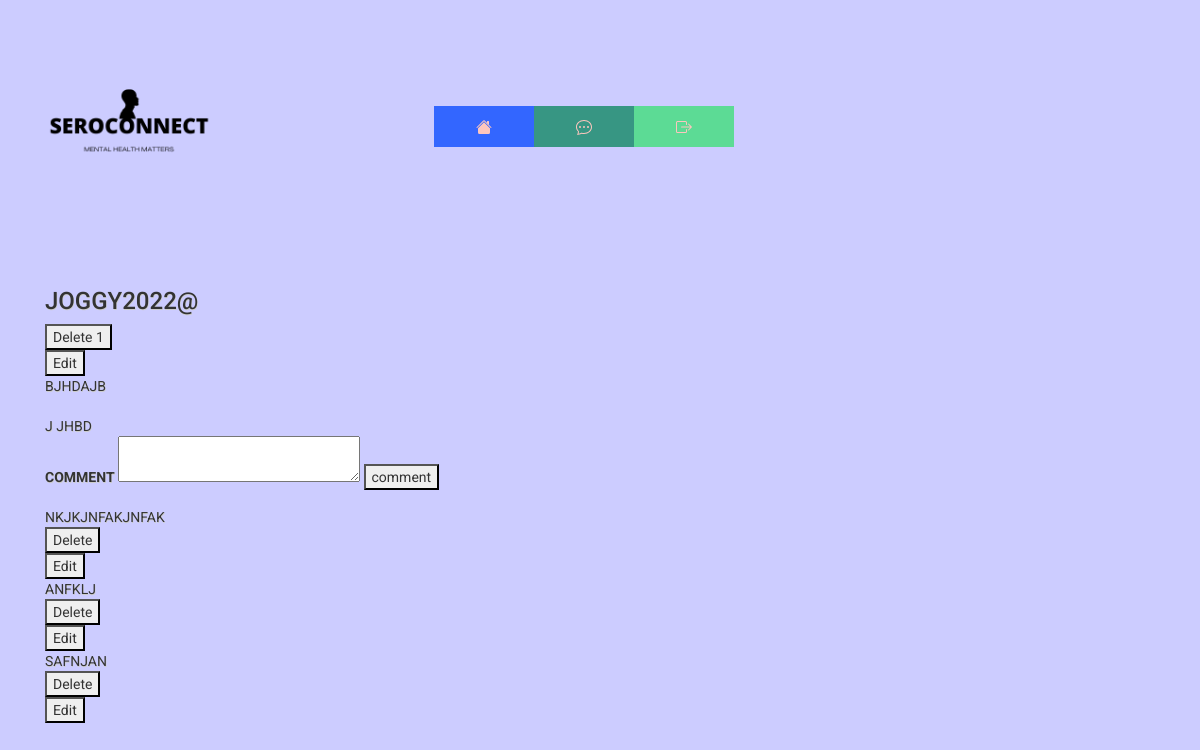
The app's page /comments/1?userid=1 (signed in), older data.
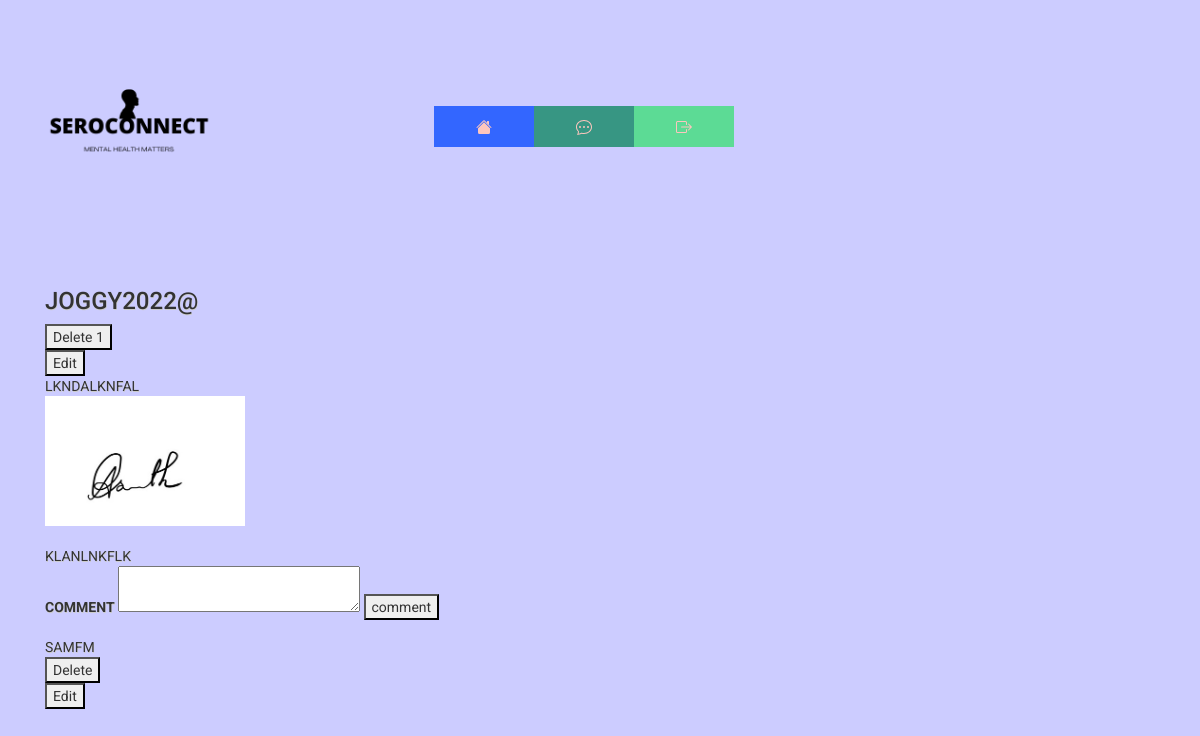
The same page, newer data.
### website/database/models.py (models this page shows)
class Post(db.Model):
    id=db.Column(db.Integer,primary_key=True)
    title = db.Column(db.String(100), nullable=False)
    content = db.Column(db.Text)
    user_id = db.Column(db.Integer, db.ForeignKey("user.id"))
    date=db.Column(db.DateTime(timezone=True), default=func.now())
    anonymous=db.Column(db.Boolean,nullable=False,default=False)
    owner=db.relationship('User',back_populates='Post')
    comments=db.relationship('Comment',back_populates='post',cascade='delete')
    image=db.relationship('Image',back_populates='post',cascade='delete')

class Comment(db.Model):
    __tablename__='comments'
    id = db.Column(db.Integer, primary_key=True)
    text= db.Column(db.Text,nullable=False)
    user_id = db.Column(db.Integer, db.ForeignKey('user.id'))
    post_id = db.Column(db.Integer, db.ForeignKey('post.id'))
    post = db.relationship("Post", back_populates="comments")

class Image(db.Model):
    id=db.Column(db.Integer,primary_key=True)
    image=db.Column(db.String(150))
    post=db.relationship('Post', back_populates='image')
    post_id = db.Column(db.Integer, db.ForeignKey('post.id'))

### website/post/comments/comments.py (the view)
@comments.route('/comments/<postid>',methods=['GET'])
@login_required
@check_confirmed
def show_comments(postid):
    page=request.args.get('page',1,type=int)
    comments=Comment.query.filter(Comment.post_id==postid).order_by(Comment.id.desc()).paginate(page=page,per_page=3)
    post=Post.query.filter_by(id=postid).first()
    if "hx_request"  in request.headers:
        return render_template("forum/showcomments.html",comments=comments,postuser=User,user=current_user,post=post,postimage=Image)
    return render_template("forum/comments.html",comments=comments,postuser=User,user=current_user,post=post,postimage=Image)

### website/__init__.py (called while the page is built)
@login_manager.user_loader
def load_user(id):
    return User.query.get(int(id))

### website/templates/forum/comments.html
{% extends "base.html" %} {% block title %}SeroConnect{% endblock %}{% block content%}
{% if post.anonymous==False %}
<h3>{{postuser.query.filter_by(id=post.user_id).first().username }}</h3>
{%else%}
<h3>Anonymous</h3>
{%endif%}
{% if post.user_id==user.id%}
<form action="{{ url_for('post.deletepost',postid=post.id) }}" class='deleteform' method="POST">
    <button class='deletebtn' action="submit">Delete {{post.id}}</button>
</form>
<form action="{{ url_for('post.editpost',postid=post.id) }}" method="GET">
    <button  id='editbtn' action="submit">Edit</button>
</form>
{%endif%}
<div>
    {{post.title}}
    <div class="images">
        {% set images=postimage.query.filter(postimage.post_id==post.id).all()%}
        {%if images%}
        {%for image in images %}
          <div class="image-display">
            <img src="{{url_for('static',filename='images/'+image.image)}}" width="200" alt="">
          </div>
        {%endfor%}
        {%endif%}
    </div>
    {{post.content}}
    <form action="{{url_for('comments.createcomment',postid=post.id,userid=current_user.id)}}" method="POST">
        <div class="form-group">
          <label for="comment">comment</label>
          <textarea id="comment" name="comment" rows="2" cols="30"></textarea>
          <button action="submit">comment</button>
        </div>
    </form>
    {% include 'forum/showcomments.html' %}
</div>
{% endblock %}

### website/templates/forum/showcomments.html
{%if comments%}
{%for comment in comments.items %}
{% if loop.last and comments.has_next %}
<div hx-get="{{url_for('comments.show_comments', page = comments.next_num,postid=post.id)}}" hx-trigger="revealed" hx-swap="afterend">
{% else %}
  <div>
{%endif%}
<div>
    {{comment.text}}
    {%if comment.user_id==current_user.id%}
    <form action="{{ url_for('comments.deletecomment',commentid=comment.id) }}" method="post">
        <button class="deletecomment" type="submit">Delete</button>
    </form>
    <form action="{{ url_for('comments.editcomment',commentid=comment.id) }}" method="get">
        <button type="submit">Edit</button>
    </form>
</div>
    {%endif%}
{%endfor%}
{%endif%}

Row changes from the older to the newer data that the page shows:
removed Comment: text "NKJKJNFAKJNFAK"
removed Comment: text "ANFKLJ"
removed Comment: text "SAFNJAN"
changed Post id 1: title "BJHDAJB" → "LKNDALKNFAL"; content "J JHBD" → "KLANLNKFLK"
now on this page (row edited): Image: image (picture)
now on this page (row edited): Comment: text "SAMFM"
